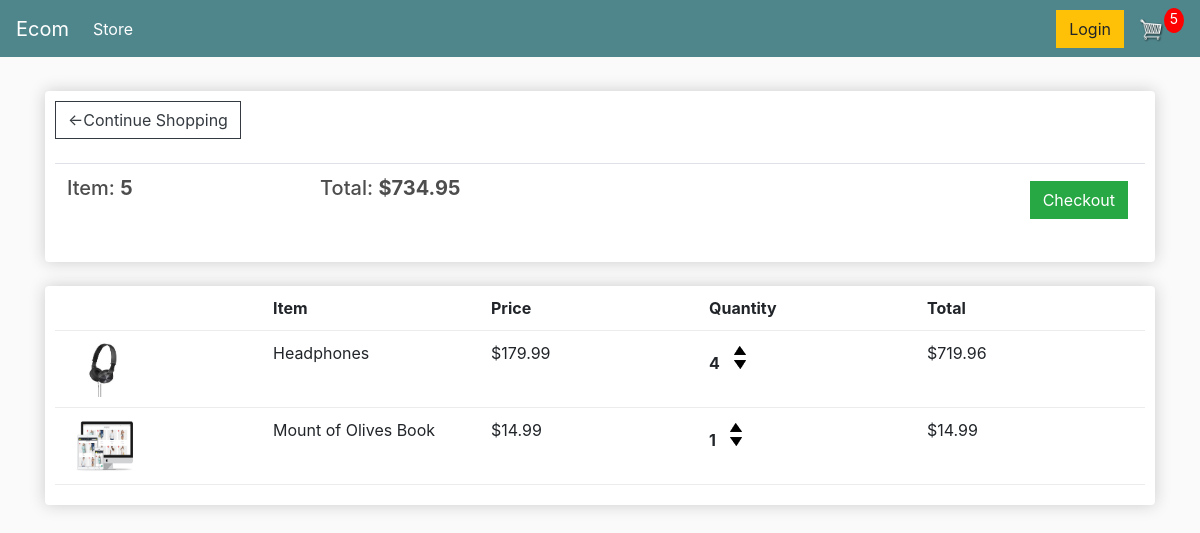
The app's page /cart/ (signed in) with its own data.
### store/models.py (models this page shows, shortened)
class Order(models.Model):
    customer = models.ForeignKey(Customer , on_delete=models.SET_NULL,blank=True,null=True)
    deta_orderd = models.DateTimeField(auto_now_add=True)
    complete = models.BooleanField(default=False,null=True,blank=False)
    transaction_id = models.CharField(max_length=200, null=True)
    @property
    def get_cart_total(self):
        orderitems = self.orderitem_set.all()
        total = sum([item.get_total for item in orderitems])
        return total
    @property
    def get_cart_items(self):
        orderitems = self.orderitem_set.all()
        total = sum([item.quantity for item in orderitems])
        return total

class OrderItem(models.Model):
    product = models.ForeignKey(Product, on_delete=models.SET_NULL,null=True)
    order = models.ForeignKey(Order, on_delete=models.SET_NULL, null=True)
    quantity = models.IntegerField(default=0, null=True, blank=True)
    date_added = models.DateTimeField(auto_now_add=True)
    @property
    def get_total(self):
        total = self.product.price * self.quantity
        return total

class Product(models.Model):
    name = models.CharField(max_length=200, null=True)
    price = models.DecimalField(max_digits=7,decimal_places=2)
    digital = models.BooleanField(default=False, null=True, blank=False)
    image = models.ImageField(null=True, blank=True)
    @property
    def imageURL(self):
        try:
            url = self.image.url
        except:
            url = ''
        return url

### store/views.py (the view)
# urls.py: path('cart/',views.cart, name="cart"),
def cart(request):
    data = cartData(request)
    cartItems = data['cartItems']
    order = data['order']
    items = data['items']
    context = {'items':items, 'order':order,'cartItems':cartItems}
    return render(request , 'store/cart.html',context)

### store/utils.py (called while the page is built)
def cartData(request):
    if request.user.is_authenticated:
        customer = request.user.customer
        order, created = Order.objects.get_or_create(customer=customer, complete=False)
        items = order.orderitem_set.all()
        cartItems = order.get_cart_items
    else:
        cookieData = cookieCart(request)
        cartItems = cookieData['cartItems']
        order = cookieData['order']
        items = cookieData['items']
    return {'cartItems':cartItems,'order':order,'items':items}

### store/Templates/store/cart.html
{%extends 'store/main.html' %}
{% load static %}
{%block content%}
<div class="row">
    <div class="col-lg-12">
        <div class="box-element">
            <a class="btn btn-outline-dark" href="{% url 'store'%}">&#x2190;Continue Shopping</a>
            <br>
            <br>
            <table class="table">
                <tr>
                    <th><h5>Item: <strong>{{order.get_cart_items}}</strong></h5></th>
                    <th><h5>Total: <strong>${{order.get_cart_total}}</strong></h5></th>
                    <th>
                        <a style="float: right; margin: 5px;" class="btn btn-success" href="{% url 'checkout'%}">Checkout</a>
                    </th>
                </tr>
            </table>
        </div>
        <br>
        <div class="box-element">
            <div class="cart-row">
                <div style="flex: 2;"></div>
                <div style="flex: 2;"><strong>Item</strong></div>
                <div style="flex: 2;"><strong>Price</strong></div>
                <div style="flex: 2;"><strong>Quantity</strong></div>
                <div style="flex: 2;"><strong>Total</strong></div>
            </div>
            {% for item in items%}
            <div class="cart-row">
                <div style="flex: 2;"><img class="row-image" src="{{item.product.imageURL}}"></div>
                <div style="flex: 2;">{{item.product.name}}</div>
                <div style="flex: 2;">${{item.product.price|floatformat:2}}</div>
                <div style="flex: 2;">
                    <p class="quantity">{{item.quantity}}</p>
						<div class="quantity">
							<img data-product={{item.product.id}} data-action="add" class="chg-quantity update-cart" src="{% static  'images/arrow-up.png' %}">
							<img data-product={{item.product.id}} data-action="remove" class="chg-quantity update-cart" src="{% static  'images/arrow-down.png' %}">
						</div>
                </div>
                <div style="flex: 2;">${{item.get_total}}</div>
            </div>
            {%endfor%}
        </div>
    </div>
</div>
{% endblock content %}

### static/css/main.css (style rules this page uses)
body { background-color: hsl(0, 0%, 98%); }
h1,h2,h3,h4,h5,h6 { color:hsl(0, 0%, 30%); }
.box-element { box-shadow:hsl(0, 0%, 80%) 0 0 16px; background-color: #fff; border-radius: 4px; padding: 10px; }
.col-lg-4, .col-lg-6, .col-lg-8, .col-lg-12 { margin-top: 10px; }
.btn { border-radius: 0; }
.row-image { width: 100px; }
.cart-row { display: flex; align-items: flex-stretch; padding-bottom: 10px; margin-bottom: 10px; border-bottom: 1px solid #ececec; }
.quantity { display: inline-block; font-weight: 700; padding-right:10px; }
.chg-quantity { width: 12px; cursor: pointer; display: block; margin-top: 5px; transition:.1s; }

### records on screen
Order: get_cart_items "5", get_cart_total "734.95"
OrderItem: product.imageURL (picture), product.name "Headphones", product.price "179.99", quantity "4", get_total "719.96"
OrderItem: product.imageURL (picture), product.name "Mount of Olives Book", product.price "14.99", quantity "1", get_total "14.99"

### other values on screen
{{ cartItems }} "5"
